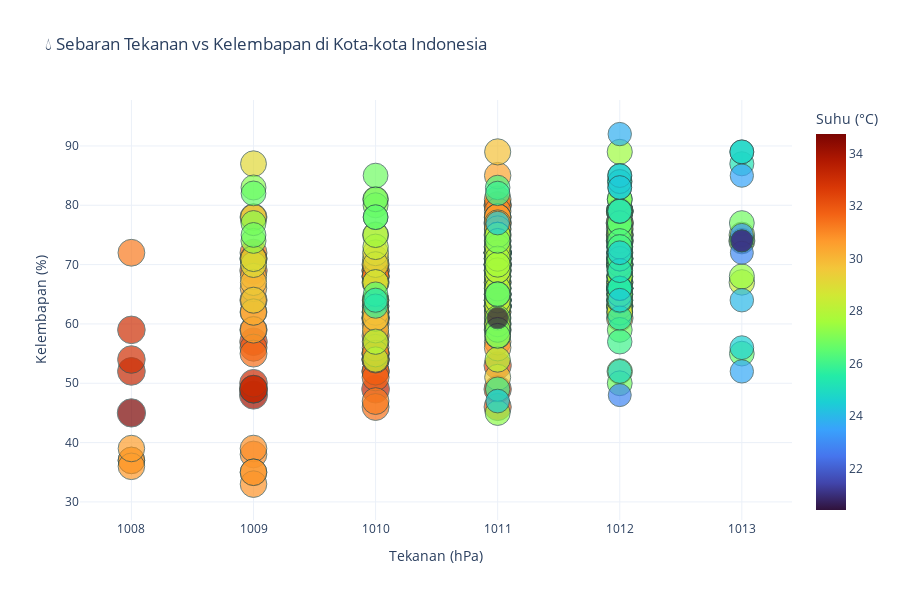

Write notebook code for a chart like this one.
### Code cell
fig = px.scatter(
    df,
    x="Tekanan (hPa)",
    y="Kelembapan (%)",
    color="Suhu (°C)",
    hover_name="Kota",
    size="Suhu (°C)",
    title="💧 Sebaran Tekanan vs Kelembapan di Kota-kota Indonesia",
    color_continuous_scale="Turbo",
    template="plotly_white",
    height=600
)
fig.update_traces(marker=dict(line=dict(width=1, color='DarkSlateGrey')))
fig.show()

### Figure 1 — Plotly figure (JSON) as saved in the notebook; plotly's stock layout.template omitted (floating-point values rounded to 4 significant figures; data arrays with more than 128 entries replaced by an {"elided": "..."} marker saying what was removed)
{"data": [{"hovertemplate": "<b>%{hovertext}</b><br><br>Tekanan (hPa)=%{x}<br>Kelembapan (%)=%{y}<br>Suhu (°C)=%{marker.color}<extra></extra>", "hovertext": {"elided": "389 str values"}, "legendgroup": "", "marker": {"color": {"elided": "389 float values"}, "coloraxis": "coloraxis", "line": {"color": "DarkSlateGrey", "width": 1}, "size": {"elided": "389 float values"}, "sizemode": "area", "sizeref": 0.08687, "symbol": "circle"}, "mode": "markers", "name": "", "orientation": "v", "showlegend": false, "type": "scatter", "x": {"elided": "389 int values"}, "xaxis": "x", "y": {"elided": "389 int values"}, "yaxis": "y"}], "layout": {"coloraxis": {"colorbar": {"title": {"text": "Suhu (°C)"}}, "colorscale": [[0, "#30123b"], [0.07143, "#4145ab"], [0.1429, "#4675ed"], [0.2143, "#39a2fc"], [0.2857, "#1bcfd4"], [0.3571, "#24eca6"], [0.4286, "#61fc6c"], [0.5, "#a4fc3b"], [0.5714, "#d1e834"], [0.6429, "#f3c63a"], [0.7143, "#fe9b2d"], [0.7857, "#f36315"], [0.8571, "#d93806"], [0.9286, "#b11901"], [1, "#7a0402"]]}, "height": 600, "legend": {"itemsizing": "constant", "tracegroupgap": 0}, "title": {"text": "💧 Sebaran Tekanan vs Kelembapan di Kota-kota Indonesia"}, "xaxis": {"anchor": "y", "domain": [0, 1], "title": {"text": "Tekanan (hPa)"}}, "yaxis": {"anchor": "x", "domain": [0, 1], "title": {"text": "Kelembapan (%)"}}}}
